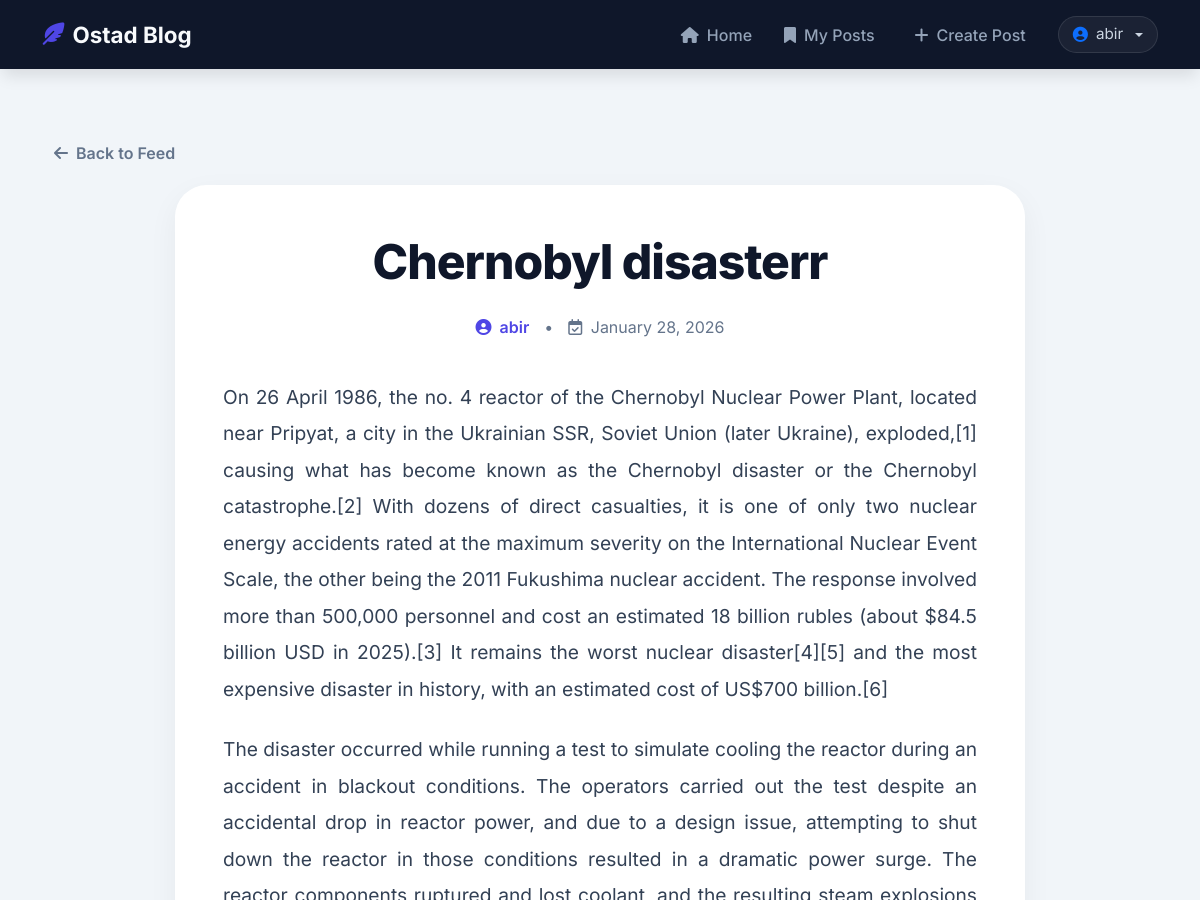
/post/5/ (signed in, upper part), run on an earlier commit of the app's database.
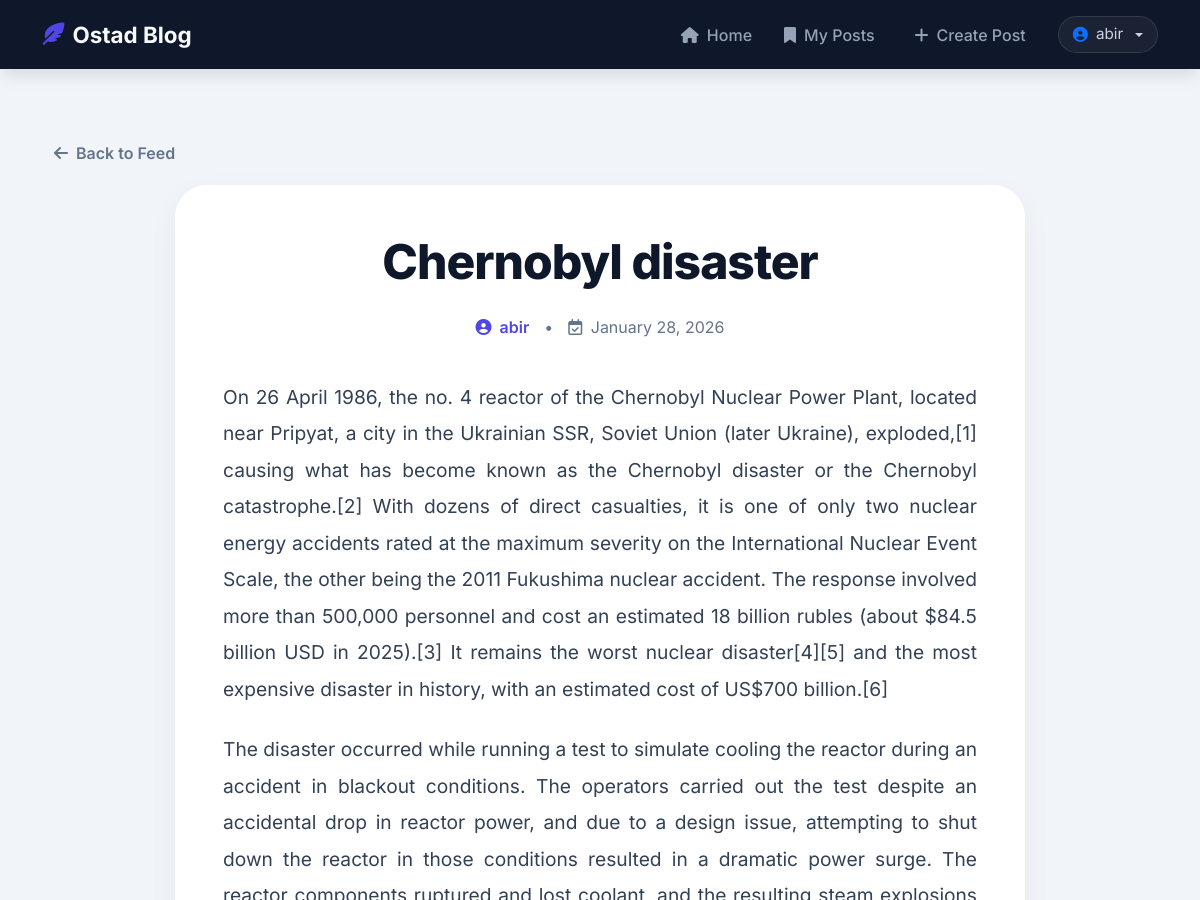
And on a later commit of the database.
### posts/models.py (models this page shows, shortened)
class Post(models.Model):
    VISIBILITY_CHOICES = [
        ('private', 'Only Me'),
        ('specific', 'Specific Users'),
        ('public', 'Everyone'),
    ]
    title = models.CharField(max_length=200)
    content = models.TextField()
    author = models.ForeignKey(User, on_delete=models.CASCADE)
    created_at = models.DateTimeField(auto_now_add=True)
    updated_at = models.DateTimeField(auto_now=True)
    visibility = models.CharField(max_length=20, choices=VISIBILITY_CHOICES, default='public')
    allowed_users = models.ManyToManyField(User, related_name='shared_posts', blank=True)
    def is_readable_by(self, user):
        if self.visibility == 'public':
            return True
        if self.author == user:
            return True
        if self.visibility == 'private':
            return False
        if self.visibility == 'specific':
            return self.allowed_users.filter(pk=user.pk).exists()
        return False

### posts/views.py (the view)
# urls.py: path('post/<int:pk>/', views.PostDetailView.as_view(), name='post_detail'),
class PostDetailView(DetailView):
    model = Post
    template_name = 'posts/post_detail.html'
    context_object_name = 'post'
    def get(self, request, *args, **kwargs):
        self.object = self.get_object()
        if not request.user.is_authenticated:
            if self.object.visibility != 'public':
                return redirect('login')
        else:
            if not self.object.is_readable_by(request.user):
                messages.error(request, 'You do not have permission to view this post.')
                return redirect('home')
        context = self.get_context_data(object=self.object)
        return self.render_to_response(context)

### templates/posts/post_detail.html (shortened to what this page needs)
{% extends 'base.html' %}
{% block content %}
<link rel="stylesheet" href="https://cdnjs.cloudflare.com/ajax/libs/animate.css/4.1.1/animate.min.css"/>
<div class="container py-4">
    <a href="{% url 'home' %}" class="back-nav animate__animated animate__fadeInLeft">
        <i class="fa-solid fa-arrow-left"></i> Back to Feed
    </a>
    <article class="article-container animate__animated animate__fadeIn">
        <header class="article-header">
            <h1 class="article-title">{{ post.title }}</h1>
            <div class="article-meta">
                <span class="author-info">
                    <i class="fa-solid fa-circle-user"></i> {{ post.author.username }}
                </span>
                <span>•</span>
                <span><i class="fa-regular fa-calendar-check me-1"></i> {{ post.created_at|date:"F d, Y" }}</span>
            </div>
        </header>
        <div class="article-content">
            {{ post.content|linebreaks }}
        </div>
    </article>
</div>
{% endblock %}

What changed in the data, as far as the page shows it:
changed Post "abir": title "Chernobyl disasterr" → "Chernobyl disaster"
